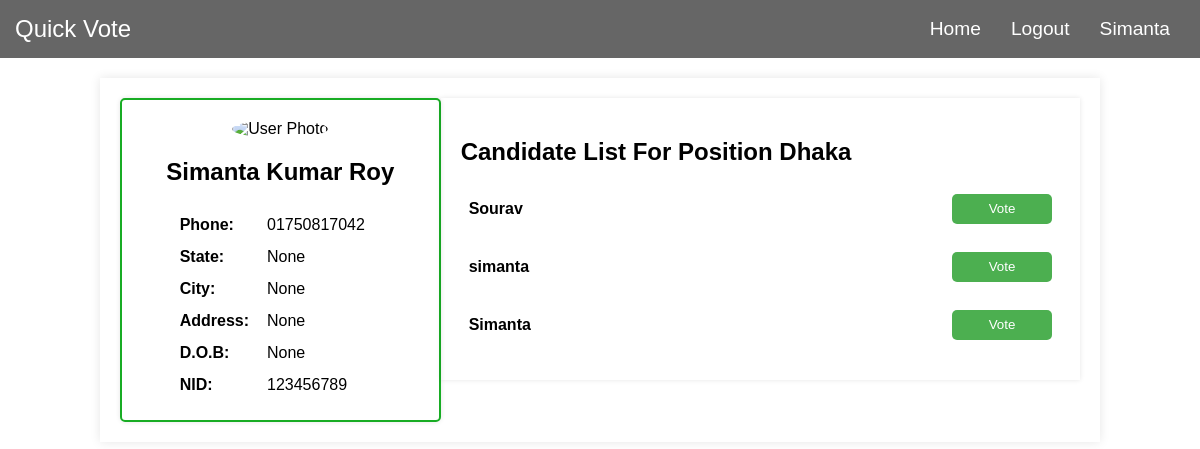
Screenshot of /vote/make_vote/2 (signed in) with the database file from the repository.
### authentication/models.py (models this page shows, shortened)
class User(AbstractUser):
    GENDER = [
        ("UNSPECIFIED", "Unspecified"),
        ("MALE", "Male"),
        ("FEMALE", "Female"),
    ]
    username=None
    dateOfBirth = models.DateField(null=True,blank=True)
    gender = models.CharField(max_length=80, choices=GENDER, default="UNSPECIFIED")
    email = models.EmailField(unique=True,max_length=200)
    phone = models.CharField(max_length=18,null=True,blank=True)
    nid = models.CharField(max_length=200)
    f_id = models.IntegerField(null=True,blank=True)
    alternative_password = models.CharField(null=True,blank=True,max_length=500)
    state = models.CharField(max_length=255,null=True,blank=True)
    city = models.CharField(max_length=255,null=True,blank=True)
    address = models.CharField(max_length=255,null=True,blank=True)
    country = models.CharField(max_length=255,null=True,blank=True)
    photo = models.ImageField(null=True,blank=True)
    USERNAME_FIELD = 'email'
    REQUIRED_FIELDS=['first_name', 'last_name']
    objects = CustomUserManager()

### home/models.py (models this page shows, shortened)
class Position(models.Model):
    vote = models.ForeignKey(Vote,on_delete=models.CASCADE,null=True,blank=True)
    win = models.ForeignKey(User,on_delete=models.CASCADE,null=True,blank=True)
    win_by = models.IntegerField(null=True,blank=True)
    name = models.CharField(max_length=300)

class Candidate(models.Model):
    user = models.ForeignKey(User,on_delete=models.CASCADE)
    vote = models.ForeignKey(Vote,on_delete=models.CASCADE)
    position = models.ForeignKey(Position,on_delete=models.CASCADE)
    number_of_vote = models.IntegerField(default=0)

### home/views.py (the view)
# urls.py: path('vote/make_vote/<int:pk>', make_vote),
def make_vote(request,pk):
    if request.user.is_authenticated:
        objj = Position.objects.get(id=pk)
        return render(request,'make_vote.html',{"position":objj,"user":request.user})
    else:
        return redirect('/auth/login')

### templates/make_vote.html (shortened to what this page needs)
{% extends "base.html" %}
{% load home_extras %}
{% block content %}
    <div id="voting-container">
        <div id="user-info-card">
            <img id="user-photo" src="https://www.rcemlearning.org/wp-content/uploads/blank-user-icon-image.jpg" alt="User Photo">
            <h2>{{user.first_name}} {{user.last_name}}</h2>
            <div class="info">
                <table>
                        <tr>
                            <th>
                                Phone:
                            </th>
                            <td>
                                {{user.phone}}
                            </td>
                        </tr>
                        <tr>
                            <th>
                                State:
                            </th>
                            <td>
                                {{user.state}}
                            </td>
                        </tr>
                        <tr>
                            <th>
                                City:
                            </th>
                            <td>
                                {{user.city}}
                            </td>
                        </tr>
                        <tr>
                            <th>
                                Address:
                            </th>
                            <td>
                               {{user.address}}
                            </td>
                        </tr>
                        <tr>
                            <th>
                                D.O.B:
                            </th>
                            <td>
                                {{user.dateOfBirth}}
                            </td>
                        </tr>
                        <tr>
                            <th>
                                NID:
                            </th>
                            <td>
                                {{user.nid}}
                            </td>
                        </tr>
                </table>
            </div>
        </div>
        <div id="candidate-list">
            <h2>Candidate List For Position {{position.name}}</h2>
<table class="position-table">
    {% for i in position.candidate_set.all %}
        <tr class="position-row">
            <th>{{i.user.first_name}}</th>
            <td>
                <button onclick="window.location.href='/vote/give_vote/{{i.id}}';">Vote</button>
            </td>
        </tr>
        {% endfor %}
</table>
        </div>
    </div>
    {% endblock content %}

### templates/base.html (shortened to what this page needs)
<!DOCTYPE html>
<html lang="en">
<head>
</head>
<body>
    <div class="navbar">
        <a href="#" class="logo">Quick Vote</a>
        <div class="menu">
            <a href="/">Home</a>
            {% if user.is_authenticated %}
            <a href="/auth/logout">Logout</a>
            <a href="#">{{user.first_name}}</a>
            {% else %}
            <a href="/auth/login">Login</a>
            <a href="/auth/registration">Register</a>
            {% endif %}
        </div>
    </div>
    {% block content %}
    {% endblock content %}
</body>
</html>

### templates/base.html (style rules this page uses)
body { margin: 0; font-family: 'Arial', sans-serif; }
.navbar { background-color: rgba(0, 0, 0, 0.6); padding: 15px; position: relative; top: 0; z-index: 1000; display: flex; justify-content: space-between; }
.logo { color: #fff; font-size: 1.5em; text-decoration: none; }
.menu { display: flex; align-items: center; }
.menu a { color: #fff; text-decoration: none; margin: 0 15px; font-size: 1.2em; }

### templates/make_vote.html (style rules this page uses)
body { font-family: 'Arial', sans-serif; justify-content: center; align-items: center; margin: 0; }
.navbar { background-color: rgba(0, 0, 0, 0.6); padding: 15px; position: relative; top: 0; z-index: 1000; display: flex; justify-content: space-between; }
#voting-container { margin:auto; margin-top:20px; display: flex; justify-content: space-between; width: 80%; padding: 20px; box-shadow: 0 0 10px rgba(0, 0, 0, 0.1); }
#user-info-card { border: 2px solid rgb(24, 172, 36); border-radius: 5px; margin: auto; text-align: center; max-width: 400px; width: 30%; padding: 20px; box-shadow: 0 0 5px rgba(0, 0, 0, 0.1); }
#candidate-list { width: 65%; height: 100%; padding: 20px; box-shadow: 0 0 5px rgba(0, 0, 0, 0.1); }
#user-photo { max-width: 50%; border-radius: 50%; }
.position-table { border-collapse: collapse; }
.info { width: 80%; margin: auto; text-align: left; }
th,td { padding: 8px; }
.position-row { padding-bottom: 60px; }
.position-row th,td { padding-bottom: 20px; width: 100%; justify-content: space-between; }
th { text-align: left; }
button { width: 100px; height: 30px; border: none; background-color: #4CAF50; color: white; border-radius: 5px; }
.info table tr td,th { padding-bottom: 4px; border: none; background-color: none; }

### rows the page displays
User: first_name "Simanta", last_name "Kumar Roy", phone "01750817042", state "None", city "None", address "None", dateOfBirth "None", nid "123456789"
Position: name "Dhaka"
Candidate: user.first_name "Sourav"
Candidate: user.first_name "simanta"
Candidate: user.first_name "Simanta"
